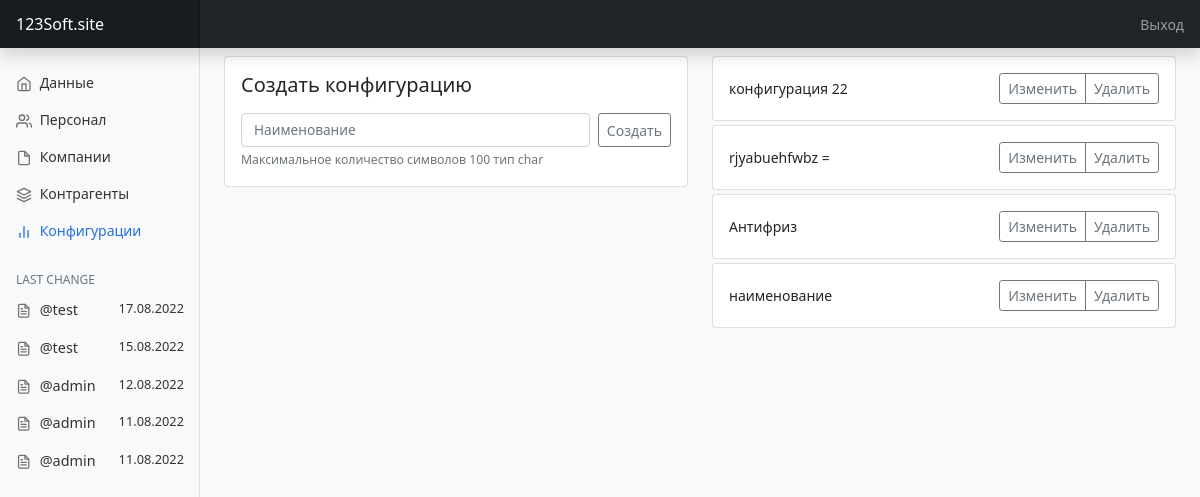
Page /configuration/ (signed in) on the earlier database version.
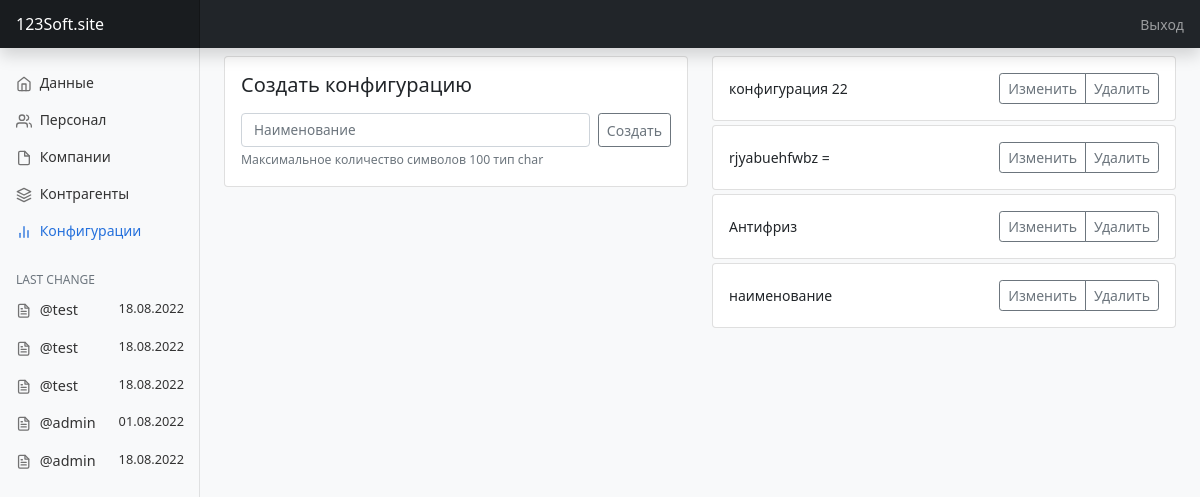
Same page on the later database version.
### SYSControl/models.py (models this page shows, shortened)
class HeadDataBase(models.Model):
    company = models.ForeignKey(Company, verbose_name='Организация', related_name='HeadDataBase_key', on_delete=models.PROTECT)
    user = models.ForeignKey(User, verbose_name='Пользователь', related_name='HeadDataBase_key', on_delete=models.PROTECT)
    date = models.DateField(auto_now=False, auto_now_add=False, verbose_name='Дата создания')
    distance = models.BooleanField(verbose_name='Удаленно')
    chek = models.BooleanField(verbose_name='Проверено', default=False)
    comment = models.CharField(max_length=50, verbose_name='Комментарий', default="")

class Сonfiguration(models.Model):
    name = models.CharField(max_length=25, verbose_name='Наименование конфигурации')

### SYSControl/views.py (the view, shortened to what this page needs)
# urls.py: path('configuration/', СonfigurationView.as_view(), name='configuration'),
class СonfigurationView(LoginRequiredMixin, View):
    def get(self, request):
        if request.user.is_superuser:
            configuration = Сonfiguration.objects.all()
            data = HeadDataBase.objects.all().order_by('-id')
            context = {
                'configurations': configuration,
                'data': data
            }
            return render(request, 'configuration.html', context)
        else:
            return HttpResponseRedirect('/errorPage')

### templates/configuration.html (shortened to what this page needs)
{% extends 'base.html' %}
{% block content %}
    <div class="conteiner mt-2">
        <div class="row">
        <div class="col-md-6 row-cols-1">
            <div class="col card mb-3   ">
                <div class="card-body">
                    <h5 class="card-title pb-2">Создать конфигурацию</h5>
                    <form method="POST" action="{% url 'configurationCreate' %}">
                        <div class="d-flex">
                            <input class="form-control input-sm mr-2" type="text" name="name" placeholder="Наименование">
                            <button type="submit" class="btn btn-sm btn-outline-secondary">Создать</button>
                        </div>
                        <div class="form-text">
                            Максимальное количество символов 100 тип char
                        </div>
                    </form>
                </div>
            </div>
        </div>
        <div class="col-md-6">
            {% for item in configurations %}
                <div class="card card-body mb-1">
                    <div class="d-flex justify-content-between align-items-center">
                        <div class="company-name">
                            {{item.name}}
                        </div>
                        <div class="btn-group">
                            <button type="button" class="btn btn-sm btn-outline-secondary" data-bs-toggle="collapse" data-bs-target="#configurationEdit{{item.id}}">Изменить</button>
                            <a href="{% url 'configurationDelete' item.id %}" type="button" class="btn btn-sm btn-outline-secondary">Удалить</a>
                        </div>
                    </div>
                </div>
            {% endfor %}
        </div>
    </div>
{% endblock %}

### templates/base.html (shortened to what the changed rows need)
{% load static %}
<!DOCTYPE html>
<html lang="ru">
<head>
    <link href="https://cdn.jsdelivr.net/npm/bootstrap@5.0.2/dist/css/bootstrap.min.css" rel="stylesheet">
    <link rel="stylesheet" href="{% static 'css/style.css' %}">
</head>
<body class="bg-light">
    <div class="container-fluid">
      <div class="row d-flex justify-content-center">
        {% if request.user.is_superuser %}
        <nav id="sidebarMenu" class="col-md-3 col-lg-2 d-md-block bg-light sidebar collapse" >
          <div class="position-sticky pt-3 sidebar-sticky">
            <ul class="nav flex-column mb-2">
              <li class="nav-item">
                {% if 'detail' in request.path or 'Ffilter' in request.path %}
                  {% for item in data_lastChange %}
                    <a class="nav-link" href="{% url 'baseDetail' item.id %}">
                      <div class="d-flex justify-content-between">
                        <span>
                          <svg xmlns="http://www.w3.org/2000/svg" width="25" height="25" viewBox="0 0 25 25" fill="none" stroke="currentColor" stroke-width="2" stroke-linecap="round" stroke-linejoin="round" class="feather feather-file-text align-text-bottom" aria-hidden="true"><path d="M14 2H6a2 2 0 0 0-2 2v16a2 2 0 0 0 2 2h12a2 2 0 0 0 2-2V8z"></path><polyline points="14 2 14 8 20 8"></polyline><line x1="16" y1="13" x2="8" y2="13"></line><line x1="16" y1="17" x2="8" y2="17"></line><polyline points="10 9 9 9 8 9"></polyline></svg>
                          <span style="font-size:.9rem">@{{item.user.username}}</span>
                        </span>
                        <span style="font-size:.8rem">{{item.date|date:"d.m.Y"}}</span>
                      </div>
                    </a>
                  {% endfor %}
                {% else %}
                  {% for item in data|slice:":5" %}
                    <a class="nav-link" href="{% url 'baseDetail' item.id %}">
                      <div class="d-flex justify-content-between">
                        <span>
                          <span style="font-size:.9rem">@{{item.user.username}}</span>
                        </span>
                        <span style="font-size:.8rem">{{item.date|date:"d.m.Y"}}</span>
                      </div>
                    </a>
                  {% endfor %}
                {% endif %}
              </li>
            </ul>
          </div>
        </nav>
        {% endif %}
        <main class="{% if request.user.is_superuser %}col-md-9 col-lg-10 {% else %} col-12{% endif %} ms-sm-auto bg-light  px-md-4 mainBase">
          {% block content %}{% endblock %}
        </main>
      </div>
    </div>
    </body>
</html>

Differences in the rows shown:
removed HeadDataBase: user.username "test", date "17.08.2022"
removed HeadDataBase: user.username "test", date "15.08.2022"
removed HeadDataBase: user.username "admin", date "12.08.2022"
removed HeadDataBase: user.username "admin", date "11.08.2022"
removed HeadDataBase: user.username "admin", date "11.08.2022"
added HeadDataBase: user.username "test", date "18.08.2022"
added HeadDataBase: user.username "test", date "18.08.2022"
added HeadDataBase: user.username "test", date "18.08.2022"
added HeadDataBase: user.username "admin", date "01.08.2022"
added HeadDataBase: user.username "admin", date "18.08.2022"
